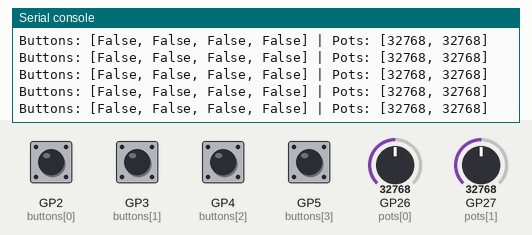
Simulated run of this program. Board: Raspberry Pi Pico running MicroPython. Shown: the last lines printed to the serial console. The inputs (shaded band) are chosen by the test bench; at power-on: GP2 (buttons[0]), GP3 (buttons[1]), GP4 (buttons[2]), GP5 (buttons[3]) HIGH, GP26 (pots[0]) = 32768, GP27 (pots[1]) = 32768 (analog values on the 0–65535 scale).

Above: at 1.2 s.
1.3 s: GP2 (buttons[0]) pulled LOW for 0.25 s
At 1.56 s:
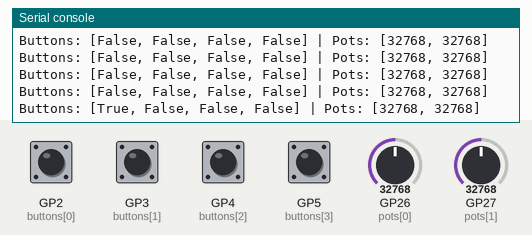
3.0 s: GP3 (buttons[1]) pulled LOW for 0.25 s
At 3.17 s:
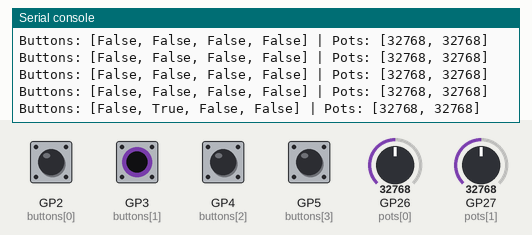
4.7 s: GP4 (buttons[2]) pulled LOW for 0.25 s
At 4.97 s:
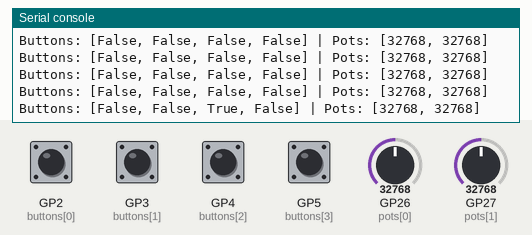
6.4 s: GP5 (buttons[3]) pulled LOW for 0.25 s
At 6.58 s:
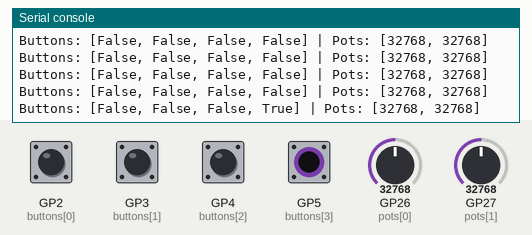
8.1 s: GP26 (pots[0]) set to 45874
At 8.39 s:
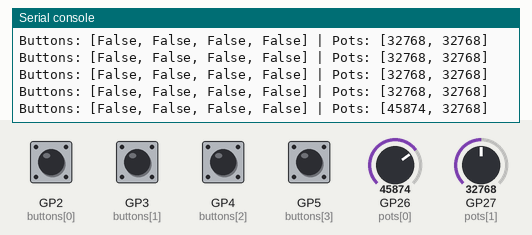
9.6 s: GP27 (pots[1]) set to 45874
At 9.79 s:
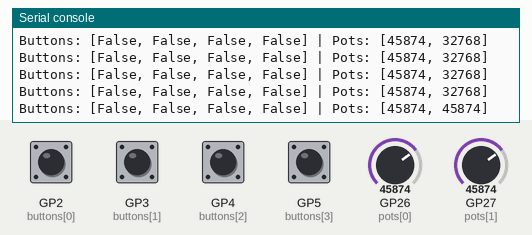

Measured:
- after the input at 1.3 s, the serial console: prints a new line after 0.11 s (image 1)
- after the input at 3.0 s, the serial console: prints a new line at once (image 2)
- after the input at 4.7 s, the serial console: prints a new line after 0.12 s (image 3)
- after the input at 6.4 s, the serial console: prints a new line at once (image 4)
- after the input at 8.1 s, the serial console: prints a new line after 0.13 s (image 5)
- after the input at 9.6 s, the serial console: prints a new line at once (image 6)

The program:

inputtest.py
```python
from machine import Pin, ADC
import time

# Define buttons as input pins with pull-up resistors
button_pins = [2, 3, 4, 5]
buttons = [Pin(pin, Pin.IN, Pin.PULL_UP) for pin in button_pins]

# Define potentiometers as analog inputs
pot_pins = [26, 27]  # GP26 = ADC0, GP27 = ADC1
pots = [ADC(pin) for pin in pot_pins]

while True:
    # Read buttons (0 = pressed, 1 = not pressed)
    button_states = [not button.value() for button in buttons]

    # Read potentiometers (0 - 65535 range on Pico)
    pot_values = [pot.read_u16() for pot in pots]

    # Print states
    print(f"Buttons: {button_states} | Pots: {pot_values}")

    time.sleep(0.2)
```
